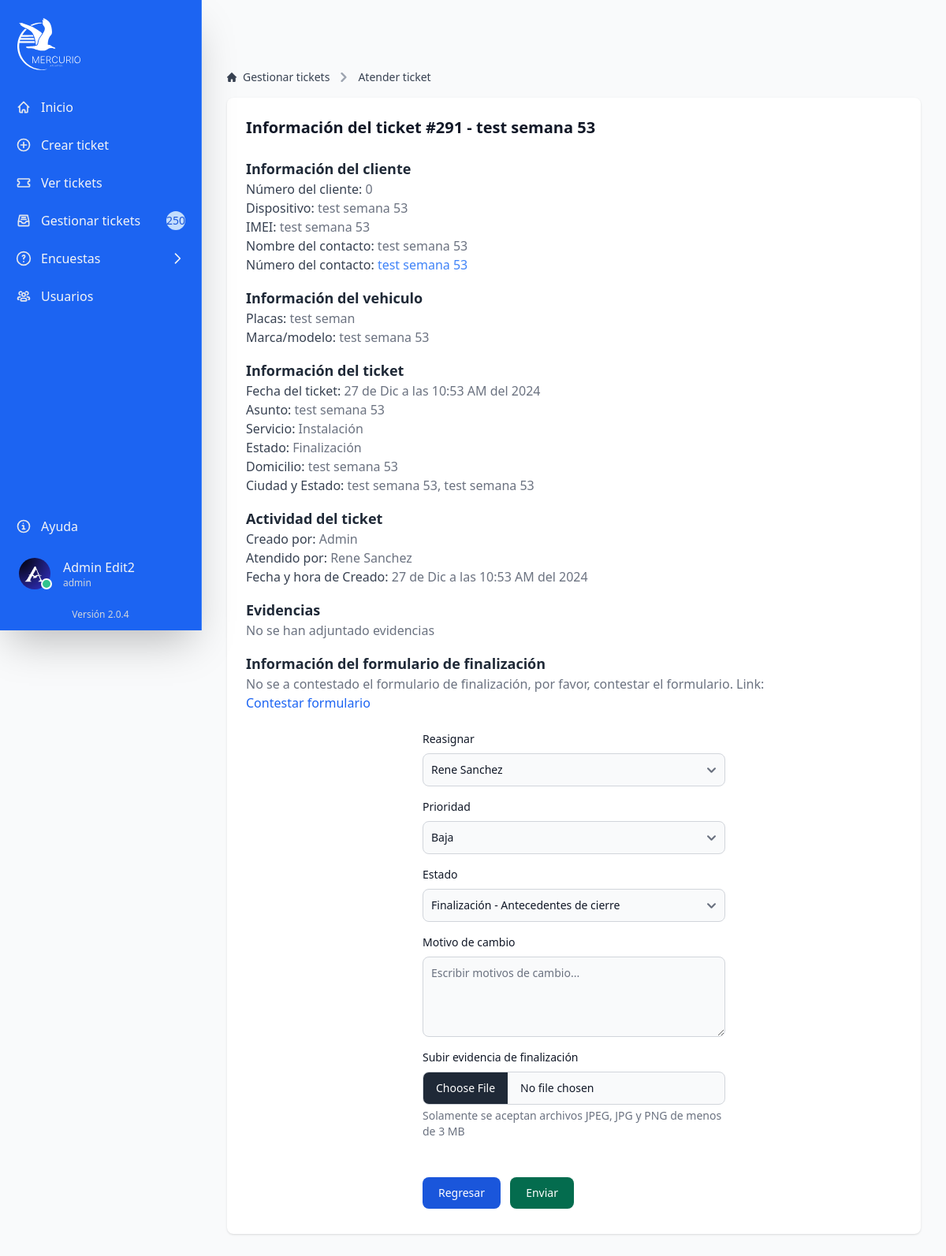
Page /src/web/atender?id=291 (signed in) on the committed database.
### tables this page shows
CREATE TABLE IF NOT EXISTS `tbticket` (
  `idTicket` int NOT NULL AUTO_INCREMENT,
  `fhticket` datetime DEFAULT NULL,
  `nombre` varchar(250) DEFAULT NULL,
  `numTrabajador` int DEFAULT NULL,
  `numCliente` int DEFAULT NULL,
  `dispositivo` varchar(50) DEFAULT NULL,
  `imeiCliente` varchar(50) DEFAULT NULL,
  `fhRevision` datetime DEFAULT NULL,
  `numContacto` varchar(50) DEFAULT NULL,
  `nomContacto` varchar(100) DEFAULT NULL,
  `placasContacto` varchar(10) DEFAULT NULL,
  `marcaContacto` varchar(20) DEFAULT NULL,
  `prioridad` varchar(250) DEFAULT NULL,
  `asunto` varchar(200) DEFAULT NULL,
  `descripcion` mediumtext,
  `estado` varchar(250) DEFAULT NULL,
  `domicilio` varchar(150) DEFAULT NULL,
  `ciudad` varchar(30) DEFAULT NULL,
  `domestado` varchar(30) DEFAULT NULL,
  `codpostal` int DEFAULT NULL,
  `domdescripcion` varchar(250) DEFAULT NULL,
  `servicio` varchar(20) DEFAULT NULL,
  `asignado` varchar(250) DEFAULT NULL,
  `st_estado` tinyint(1) NOT NULL,
  `evidencia` varchar(255) DEFAULT NULL,
  `evidenciaArribo` varchar(250) DEFAULT NULL,
  `evidenciaInicio` varchar(250) DEFAULT NULL,
  `evidenciaRealizacion` varchar(250) DEFAULT NULL,
  `evidenciaFinalizacion` varchar(250) DEFAULT NULL,
  `txt_contestacion` varchar(500) DEFAULT NULL,
  `fhContestacion` datetime DEFAULT NULL,
  `fhAsignado` datetime DEFAULT NULL,
  `fhArribo` datetime DEFAULT NULL,
  `fhInicio` datetime DEFAULT NULL,
  `fhRealizacion` datetime DEFAULT NULL,
  `fhFinalizacion` datetime DEFAULT NULL,
  `fhCongelado` datetime DEFAULT NULL,
  `fhCancelado` datetime DEFAULT NULL,
  `fhProgramada` datetime DEFAULT NULL,
  `fhEliminacion` datetime DEFAULT NULL,
  `motivo_eliminacion` varchar(250) DEFAULT NULL,
  `eliminadopor` varchar(150) DEFAULT NULL,
  `correo` varchar(250) DEFAULT NULL,
  `token` varchar(255) DEFAULT NULL,
  PRIMARY KEY (`idTicket`)
);

CREATE TABLE IF NOT EXISTS `users` (
  `userId` int NOT NULL AUTO_INCREMENT,
  `user` varchar(50) NOT NULL,
  `nombre` varchar(55) NOT NULL,
  `apellido` varchar(55) NOT NULL,
  `email` varchar(200) NOT NULL,
  `imagen` varchar(255) NOT NULL,
  `credencial` varchar(255) NOT NULL,
  `tipo` varchar(20) NOT NULL,
  `password` varchar(255) NOT NULL,
  `code` varchar(255) DEFAULT NULL,
  `token` varchar(255) DEFAULT NULL,
  `token_expiration` timestamp NULL DEFAULT NULL,
  `userStatus` tinyint NOT NULL,
  `fhCreacion` datetime NOT NULL,
  `fhBaja` datetime DEFAULT NULL,
  PRIMARY KEY (`userId`)
);

### src/web/atender.php (the view, shortened to what the rows shown need)
<?php
include '../configuration/conn-session.php';
if (isset($_GET['id'])) {
    $idTicket = $_GET['id'];
    $query = "SELECT * FROM tbticket WHERE idTicket = '$idTicket'";
    $result = mysqli_query($conn, $query);
    if (mysqli_num_rows($result) > 0) {
        $row = mysqli_fetch_array($result);
    } else {
        echo "<script>alert('No se encontró el ticket');</script>";
        echo "<script>window.location.href = 'gestion.php';</script>";
    }
} else {
    echo "<script>alert('No se encontró el ticket');</script>";
    echo "<script>window.location.href = 'gestion.php';</script>";
}
function traducirFecha($fhticket)
{
    $dia = date('d', strtotime($fhticket));
    $mes = date('m', strtotime($fhticket));
    $hora = date('h:i', strtotime($fhticket));
    $am_pm = strtoupper(date('a', strtotime($fhticket)));
    $meses = array(
        '01' => 'Ene',
        '02' => 'Feb',
        '03' => 'Mar',
        '04' => 'Abr',
        '05' => 'May',
        '06' => 'Jun',
        '07' => 'Jul',
        '08' => 'Ago',
        '09' => 'Sep',
        '10' => 'Oct',
        '11' => 'Nov',
        '12' => 'Dic'
    );
    return $dia . ' de ' . $meses[$mes] . ' a las ' . $hora . ' ' . $am_pm . ' del ' . date('Y', strtotime($fhticket));
}
function getStatus($status)
{
    switch ($status) {
        case "6":
            echo 'Finalización';
            break;
    }
}
function getAsignado($asignado)
{
    global $conn;
    if ($asignado == "") {
        echo 'Sin asignar';
    } else {
        $query = "SELECT nombre, apellido FROM users WHERE userId = ?";
        $stmt = $conn->prepare($query);
        $stmt->bind_param("i", $asignado);
        $stmt->execute();
        $result = $stmt->get_result();
        if ($result->num_rows > 0) {
            $row = $result->fetch_assoc();
            echo $row['nombre'] . ' ' . $row['apellido'];
        } else {
            echo 'Técnico no encontrado';
        }
    }
}
?>
<!DOCTYPE html>
<html lang="es">
<head>
    <link rel="stylesheet" href="../output.css">
    <link rel="stylesheet" href="./loading.css">
</head>
<body class="bg-gray-50 dark:bg-gray-700">
    <div class="p-4 sm:ml-64">
        <div class="p-4 mt-14">
            <div class="grid grid-cols-1 gap-4 mb-4">
                <div class="max-w-full w-full bg-white rounded-lg shadow dark:bg-gray-800 p-4 md:p-6">
                    <div class="text-xl mb-6">
                        <strong class="semi-bold text-gray-900 md:text-xl dark:text-gray-100">Información del ticket
                            #<?php echo $row['idTicket'] ?> - <?php echo $row['asunto'] ?></strong>
                    </div>
                    <div class="mb-4 text-base text-gray-500 dark:text-gray-300">
                        <p><span class="font-medium text-gray-700 dark:text-gray-200">Número del cliente:
                            </span><?php echo $row['numCliente']; ?></p>
                        <?php if (!empty($row['dispositivo'])) { ?>
                            <p><span class="font-medium text-gray-700 dark:text-gray-200">Dispositivo:
                                </span><?php echo $row['dispositivo']; ?></p>
                        <?php } ?>
                        <?php if (!empty($row['imeiCliente'])) { ?>
                            <p><span class="font-medium text-gray-700 dark:text-gray-200">IMEI:
                                </span><?php echo $row['imeiCliente']; ?></p>
                        <?php } ?>
                        <?php if (!empty($row['nomContacto'])) { ?>
                            <p><span class="font-medium text-gray-700 dark:text-gray-200">Nombre del contacto:
                                </span><?php echo $row['nomContacto'] ?></p>
                        <?php } ?>
                        <?php if (!empty($row['numContacto'])) { ?>
                            <p><span class="font-medium text-gray-700 dark:text-gray-200">Número del contacto:
                                </span>
                                <a href="tel:<?php echo $row['numContacto'] ?>"
                                    class="text-blue-500 hover:underline hover:text-blue-600"><?php echo $row['numContacto'] ?></a>
                            </p>
                        <?php } ?>
                    </div>
                    <?php if (!empty($row['placasContacto']) && !empty($row['marcaContacto'])) { ?>
                        <div class="mb-4 text-base text-gray-500 dark:text-gray-300">
                            <?php if (!empty($row['placasContacto'])) { ?>
                                <p><span class="font-medium text-gray-700 dark:text-gray-200">Placas:
                                    </span><?php echo $row['placasContacto']; ?>
                                </p>
                            <?php } ?>
                            <?php if (!empty($row['marcaContacto'])) { ?>
                                <p><span class="font-medium text-gray-700 dark:text-gray-200">Marca/modelo:
                                    </span><?php echo $row['marcaContacto']; ?></p>
                            <?php } ?>
                        </div>
                    <?php } ?>
                    <div class="mb-4 text-base text-gray-500 dark:text-gray-300">
                        <p><span class="font-medium text-gray-700 dark:text-gray-200">Fecha del ticket:
                            </span><?php echo traducirFecha($row['fhticket']); ?></p>
                        <p><span class="font-medium text-gray-700 dark:text-gray-200">Asunto:
                            </span><?php echo $row['asunto']; ?></p>
                        <?php if (!empty($row['servicio'])) { ?>
                            <p><span class="font-medium text-gray-700 dark:text-gray-200">Servicio:
                                </span><?php echo $row['servicio']; ?></p>
                        <?php } ?>
                        <?php if (!empty($row['estado'])) { ?>
                            <p><span class="font-medium text-gray-700 dark:text-gray-200">Estado:
                                </span><?php getStatus($row['estado']); ?>
                            </p>
                        <?php } ?>
                        <?php if (!empty($row['domicilio'])) { ?>
                            <p><span class="font-medium text-gray-700 dark:text-gray-200">Domicilio:
                                </span><?php echo (strpos($row['domicilio'], 'http') === 0) ? '<a class="text-blue-500 hover:underline hover:text-blue-600 break-all" href="' . $row['domicilio'] . '" target="_blank">' . $row['domicilio'] . '</a>' : $row['domicilio']; ?>
                            </p>
                        <?php } ?>
                        <?php if (!empty($row['ciudad']) && !empty($row['domestado'])) { ?>
                            <p><span class="font-medium text-gray-700 dark:text-gray-200">Ciudad y Estado:
                                </span><?php echo $row['ciudad']; ?>, <?php echo $row['domestado']; ?></p>
                        <?php } ?>
                    </div>
                    <div class="mb-4 text-base text-gray-500 dark:text-gray-300">
                        <p><span class="font-medium text-gray-700 dark:text-gray-200">Creado por:
                            </span><?php echo $row['nombre']; ?></p>
                        <?php if (!empty($row['asignado'])) { ?>
                            <p><span class="font-medium text-gray-700 dark:text-gray-200">Atendido por:
                                </span><?php getAsignado($row['asignado']); ?></p>
                        <?php } ?>
                        <p><span class="font-medium text-gray-700 dark:text-gray-200">Fecha y hora de Creado:
                            </span><?php echo traducirFecha($row['fhticket']); ?></p>
                    </div>
                    <div class="relative">
                        <form action="../procesos/atender" method="POST" enctype="multipart/form-data"
                            class="max-w-sm mx-auto">
                            <?php if (isset($_SESSION['tipo']) && ($_SESSION['tipo'] == 'admin' || $_SESSION['tipo'] == 'coordinador')): ?>
                                <?php
                                $asignadoId = $row['asignado'];
                                $asignadoQuery = "SELECT nombre, apellido FROM users WHERE userId = ?";
                                $stmt = $conn->prepare($asignadoQuery);
                                $stmt->bind_param("i", $asignadoId);
                                $stmt->execute();
                                $asignadoResult = $stmt->get_result();
                                $asignadoRow = $asignadoResult->fetch_assoc();
                                $nombreAsignado = $asignadoRow['nombre'] . ' ' . $asignadoRow['apellido'];
                                ?>
                                <div class="mb-4">
                                    <label for="asignado"
                                        class="block mb-2 text-sm font-medium text-gray-900 dark:text-white">Reasignar</label>
                                    <select name="asignado" id="asignado"
                                        class="bg-gray-50 border border-gray-300 text-gray-900 text-sm rounded-lg focus:ring-blue-500 focus:border-500 block w-full p-2.5 dark:bg-gray-700 dark:border-gray-600 dark:placeholder-gray-400 dark:text-white dark:focus:ring-blue-500 dark:focus:border-blue-500">
                                        <option value="<?php echo $asignadoId; ?>"><?php echo $nombreAsignado; ?></option>
                                    </select>
                                </div>
                                <div class="mb-4">
                                    <label for="prioridad"
                                        class="block mb-2 text-sm font-medium text-gray-900 dark:text-white">Prioridad</label>
                                    <select name="prioridad" id="prioridad"
                                        class="bg-gray-50 border border-gray-300 text-gray-900 text-sm rounded-lg focus:ring-blue-500 focus:border-blue-500 block w-full p-2.5 dark:bg-gray-700 dark:border-gray-600 dark:placeholder-gray-400 dark:text-white dark:focus:ring-blue-500 dark:focus:border-blue-500">
                                        <option value="1" <?php if ($row['prioridad'] == 1) {
                                            echo 'selected';
                                        } ?>>Baja</option>
                                    </select>
                                </div>
                            <?php endif; ?>
                            <div class="mb-4">
                                <label for="estado"
                                    class="block mb-2 text-sm font-medium text-gray-900 dark:text-white">Estado</label>
                                <select name="estado" id="estado"
                                    class="bg-gray-50 border border-gray-300 text-gray-900 text-sm rounded-lg focus:ring-blue-500 focus:border-blue-500 block w-full p-2.5 dark:bg-gray-700 dark:border-gray-600 dark:placeholder-gray-400 dark:text-white dark:focus:ring-blue-500 dark:focus:border-blue-500">
                                    <option value="6" <?php if ($row['estado'] == 6) {
                                        echo 'selected';
                                    } ?>>Finalización - Antecedentes de cierre
                                    </option>
                                </select>
                            </div>
                        </form>
                    </div>
                </div>
            </div>
        </div>
    </div>
</body>
</html>

### rows in the picture
tbticket: idTicket "291", asunto "test semana 53", numCliente "0", dispositivo "test semana 53", imeiCliente "test semana 53", nomContacto "test semana 53", numContacto "test semana 53", placasContacto "test seman", marcaContacto "test semana 53", fhticket "27 de Dic a las 10:53 AM del 2024", servicio "Instalación", domicilio "test semana 53", ciudad "test semana 53", domestado "test semana 53", nombre "Admin", prioridad "Baja", estado "Finalización - Antecedentes de cierre"
users: nombre "Rene", apellido "Sanchez", asignado "Rene Sanchez"

### other values in the picture
$totalTickets "250"
$_SESSION['nombre'] "Admin"
$_SESSION['apellido'] "Edit2"
$_SESSION['tipo'] "admin"
